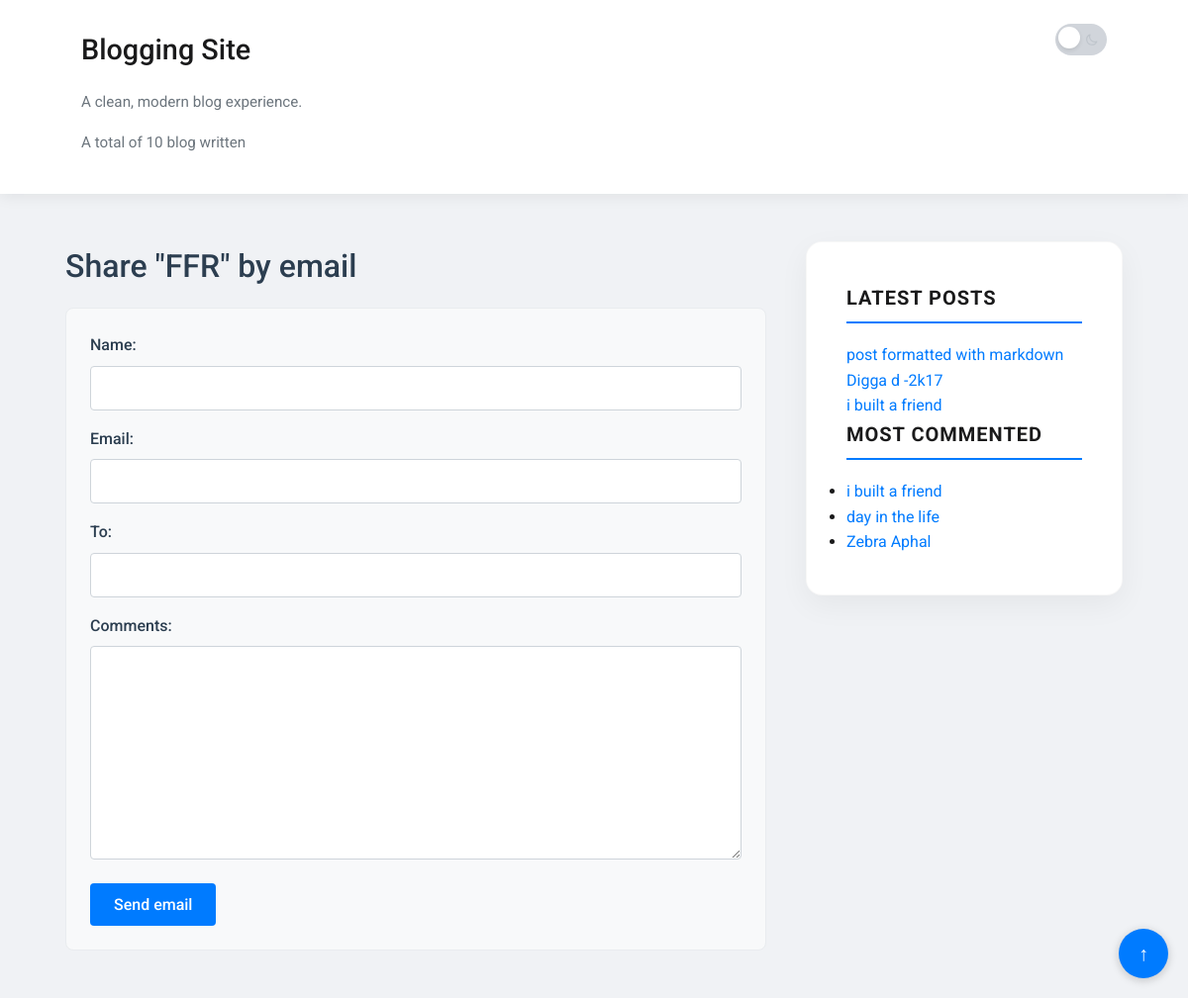
/3/share/, run on the app's committed database.
### blog/models.py (models this page shows, shortened)
class Post(models.Model):
    class Status(models.TextChoices):
        DRAFT = "DF", "Draft"
        PUBLISHED = "PB", "Published"
    title = models.CharField(max_length=250)
    slug = models.SlugField(max_length=250,unique_for_date="publish")
    author = models.ForeignKey(settings.AUTH_USER_MODEL,
                               on_delete=models.CASCADE,
                               related_name="blog_post"
                               )
    objects = models.Manager()
    published = PublishedManager()
    body = models.TextField()
    publish = models.DateTimeField(default=timezone.now)
    created = models.DateTimeField(auto_now_add=True)
    updated = models.DateTimeField(auto_now=True)
    tags = TaggableManager()
    status = models.CharField(
        max_length=2,
        choices=Status,
        default=Status.DRAFT
    )
    class Meta:
        ordering = ['-publish']
        indexes = [
            models.Index(fields=['-publish']),
        ]
    def get_absolute_url(self):
        return reverse("blog:post_detail", args=[self.publish.year,
                                                 self.publish.month,
                                                 self.publish.day,
                                                 self.slug])

### blog/views.py (the view, shortened to what this page needs)
# urls.py: path('<int:post_id>/share/',views.PostShareView.as_view(),name="post_share"),
class PostShareView(FormView):
    form_class = EmailPostForm
    template_name = 'blog/post/share.html'
    def dispatch(self, request, *args, **kwargs):
        self.post_obj = get_object_or_404(
            Post,id=self.kwargs.get("post_id"),status=Post.Status.PUBLISHED
        )
        return super().dispatch(request, *args, **kwargs)
    def get_context_data(self, **kwargs):
        context = super().get_context_data(**kwargs)
        context['post'] = self.post_obj
        context['sent'] = kwargs.get('sent',False)
        return context

### blog/forms.py
class EmailPostForm(forms.Form):
    name = forms.CharField(max_length=25)
    email = forms.EmailField()
    to = forms.EmailField()
    comments = forms.CharField(
        required=False,
        widget=forms.Textarea
    )

### blog/models.py (called while the page is built)
    def get_queryset(self):
        return super().get_queryset().filter(status=Post.Status.PUBLISHED)

### blog/templatetags/blog_tags.py (called while the page is built)
@register.simple_tag
def total_post():
    return Post.published.count()

@register.inclusion_tag("blog/post/latest_posts.html")
def show_latest_posts(count=5):
    latest_post = Post.published.order_by('-publish')[:count]
    return {'latest_post':latest_post}

@register.simple_tag
def most_commented_posts(count=5):
    most_commented = Post.published.annotate(total_comments= Count('comments')).order_by('-total_comments')[:count]
    return most_commented

### blog/templates/blog/post/share.html (shortened to what this page needs)
{% extends "blog/base.html" %}
 {% block content %} {% if sent %}
<div class="success-message">
  <h1>Email successfully sent</h1>
  <p>"{{ post.title }}" was successfully sent to {{ form.cleaned_data.to }}.</p>
</div>
{% else %}
<h1>Share "{{ post.title }}" by email</h1>
<form method="post">
  {{ form.as_p }}
  <input type="submit" value="Send email" />
</form>
{% endif %}
 {% endblock %}

### blog/templates/blog/base.html (shortened to what this page needs)
{% load static %}
{% load blog_tags %}
<!doctype html>
<html lang="en">
  <head>
    <link href="https://googleapis.com" rel="stylesheet" />
    <link rel="stylesheet" href="{% static 'blog/css/blog.css' %}" />
  </head>
  <body>
    <header class="site-header">
      <div class="header-inner">
        <div class="brand">
          <h1><a href="/">Blogging Site</a></h1>
          <p class="tagline">A clean, modern blog experience.</p>
          <p class="tagline">A total of {% total_post %} blog written</p>
        </div>
        <div class="header-controls">
          <div class="theme-switch-wrapper">
            <label class="theme-switch" for="theme-checkbox">
              <div class="slider">
                <svg class="icon moon" xmlns="http://w3.org" fill="none" viewBox="0 0 24 24" stroke="currentColor">
                  <path stroke-linecap="round" stroke-linejoin="round" stroke-width="2" d="M20.354 15.354A9 9 0 018.646 3.646 9.003 9.003 0 0012 21a9.003 9.003 0 008.354-5.646z" />
                </svg>
              </div>
            </label>
          </div>
        </div>
      </div>
    </header>
    <main class="page-layout">
      <div id="content">
        {% block content %}{% endblock %}
      </div>
      <aside id="sidebar">
        <div class="sidebar-section">
            <h3>Latest Posts</h3>
            {% show_latest_posts 3 %}
        </div>
        <div class="sidebar-section">
            <h3>Most Commented</h3>
            {% most_commented_posts 3 as most_commented %}
            <ul>
              {% for post in most_commented %}
                <li>
                  <a href="{{ post.get_absolute_url }}">{{ post.title }}</a>
                </li>
              {% empty %}
                <li>No comments yet.</li>
              {% endfor %}
            </ul>
        </div>
      </aside>
    </main>
  </body>
</html>

### blog/templates/blog/post/latest_posts.html
<ul style="list-style: none; padding: 0;">
    {% for post in latest_post %}
<li><a href="{{post.get_absolute_url}}">{{post.title}}</a></li>
    {% empty %}
    <li>No posts found</li>
    {% endfor %}
</ul>

### blog/static/blog/css/blog.css (style rules this page uses)
* { margin: 0; padding: 0; box-sizing: border-box; font-family: "Roboto", sans-serif; }
body { background-color: #f0f2f5; color: #1a1a1b; line-height: 1.6; font-size: 14px; }
@media (min-width: 768px) { body { font-size: 16px; } }
h1, h2, h3, h4, h5, h6 { font-weight: 500; margin-bottom: 1rem; color: #2c3e50; }
p { margin-bottom: 1rem; }
a { color: #007bff; text-decoration: none; transition: color 0.3s ease; }
body { display: flex; flex-direction: column; align-items: center; min-height: 100vh; }
.site-header { width: 100%; background-color: #ffffff; box-shadow: 0 2px 15px rgba(0, 0, 0, 0.08); border-bottom: none; position: sticky; top: 0; z-index: 20; }
.header-inner { max-width: 1100px; margin: 0 auto; padding: 1.5rem 2rem; display: flex; flex-direction: row; justify-content: space-between; align-items: flex-start; flex-wrap: wrap; }
.brand a { font-size: 1.8rem !important; color: #1a1a1b !important; }
.tagline { color: #6c757d; font-size: 0.95rem; margin-top: 0.25rem; }
.header-controls { display: flex; align-items: center; gap: 0.75rem; }
.theme-switch { display: inline-block; position: relative; width: 52px; height: 32px; }
.theme-switch .slider { position: relative; width: 100%; height: 100%; display: flex; align-items: center; justify-content: space-between; padding: 0 8px; border-radius: 999px; background-color: #d1d5db; border: none; cursor: pointer; transition: background 0.3s ease, border-color 0.3s ease; }
.theme-switch .slider:before { content: ""; position: absolute; top: 3px; left: 3px; width: 22px; height: 22px; background-color: #fff; border-radius: 50%; z-index: 1; box-shadow: 0 2px 4px rgba(0, 0, 0, 0.1); transition: transform 0.3s ease; }
.icon { width: 14px; height: 14px; color: #f39c12; opacity: 1; transition: opacity 0.3s ease, color 0.3s ease; pointer-events: none; }
.icon.moon { color: #adb5bd; opacity: 0.5; }
.page-layout { display: grid !important; grid-template-columns: 1fr 320px !important; gap: 2.5rem !important; width: 100%; max-width: 1100px; margin: 0 auto; padding: 3rem 1rem; align-items: start; }
#content { width: 100%; background: transparent !important; padding: 0 !important; }
#sidebar { background-color: #ffffff !important; padding: 2.5rem !important; border-radius: 12px !important; box-shadow: 0 20px 40px rgba(0,0,0,0.04) !important; position: sticky; top: 100px; height: fit-content; border-top: 4px solid #007bff !important; }
#sidebar h2, #sidebar h3 { color: #1a1a1b; font-weight: 700; font-size: 1.25rem; margin-bottom: 1.2rem; padding-bottom: 8px; border-bottom: 2px solid #007bff; text-transform: uppercase; letter-spacing: 0.05em; }
.post-card, #sidebar { background-color: #ffffff !important; border-radius: 16px !important; padding: 2.5rem !important; margin-bottom: 2.5rem !important; box-shadow: 0 10px 30px rgba(0, 0, 0, 0.05) !important; border: 1px solid rgba(0,0,0,0.03) !important; transition: transform 0.2s ease; }
form { background-color: #f8f9fa; padding: 1.5rem; border-radius: 8px; border: 1px solid #e9ecef; }
form p { margin-bottom: 1rem; }
form label { display: block; font-weight: 500; margin-bottom: 0.5rem; color: #2c3e50; }
form input[type="text"], form input[type="email"], form textarea { width: 100%; padding: 0.75rem; border: 1px solid #ced4da; border-radius: 4px; font-size: 1rem; font-family: "Roboto", sans-serif; transition: border-color 0.3s ease, box-shadow 0.3s ease; }
form textarea { resize: vertical; min-height: 100px; }
form input[type="submit"] { background-color: #007bff; color: #fff; border: none; padding: 0.75rem 1.5rem; border-radius: 4px; font-size: 1rem; font-weight: 500; cursor: pointer; transition: background-color 0.3s ease; }
body, .site-header, .post-card, #sidebar, p, h2, a, .slider { transition: background-color 0.3s ease, color 0.3s ease, border-color 0.3s ease, box-shadow 0.3s ease; }

### data on the page
Post: title "FFR"
Post: title "post formatted with markdown"
Post: title "Digga d -2k17"
Post: title "i built a friend"
Post: title "day in the life"
Post: title "Zebra Aphal"
